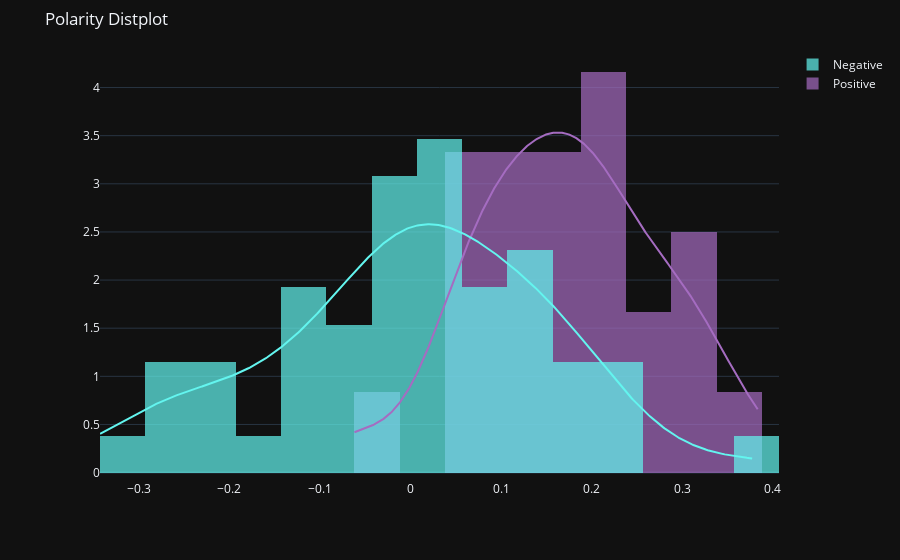

The notebook cell this image was saved under:
### Code cell
pol_1 = train_feat[train_feat['Label']==1]['Polarity'].values
pol_0 = train_feat[train_feat['Label']==0]['Polarity'].values

pol_data=[pol_1,pol_0]
group_labels=['Positive','Negative']
colors = ['#A56CC1', '#63F5EF']

fig = ff.create_distplot(pol_data, group_labels, colors=colors,
                         bin_size=.05, show_rug=False)

fig.layout.margin.update({'t':50, 'l':100})
fig['layout'].update(title='Polarity Distplot')
fig.layout.template = 'plotly_dark'

py.iplot(fig, filename='Polarity')

### Figure 1 — Plotly figure (JSON) as saved in the notebook; plotly's stock layout.template omitted (floating-point values rounded to 4 significant figures; data arrays with more than 128 entries replaced by an {"elided": "..."} marker saying what was removed)
{"data": [{"histnorm": "probability density", "legendgroup": "Positive", "marker": {"color": "#A56CC1"}, "name": "Positive", "opacity": 0.7, "type": "histogram", "x": [0.122, 0.1247, 0.3844, 0.2625, 0.207, 0.05962, 0.1887, 0.07615, -0.06163, 0.08962, 0.2969, 0.2307, 0.2989, 0.1453, 0.2078, 0.2213, 0.2976, 0.1482, 0.2193, 0.3122, 0.1708, 0.2624, 0.04195, 0.1243, 0.04995, 0.07606, 0.1039, 0.2032, 0.1534, 0.1435, 0.3472, 0.1895, 0.2705, 0.2057, 0.1911, 0.15, 0.3367, 0.04667, 0.06576, 0.1119, 0.05093, 0.1196, 0.2569, 0.3132, 0.1199, 0.1875, 0.1863, -0.0619], "xaxis": "x", "xbins": {"end": 0.3844, "size": 0.05, "start": -0.0619}, "yaxis": "y"}, {"histnorm": "probability density", "legendgroup": "Negative", "marker": {"color": "#63F5EF"}, "name": "Negative", "opacity": 0.7, "type": "histogram", "x": [-0.343, -0.02093, 0.0775, 0.1489, -0.2393, -0.2775, -0.235, 0.03255, 0.1607, 0.1659, 0.01429, -0.2132, 0.04902, -0.1346, 0.001696, -0.2909, -0.1178, 0.1643, 0.09723, -0.02727, -0.003333, 0.2327, -0.04435, 0.04507, 0.1238, 0.1512, -0.1437, -0.2482, 0.05399, 0.3788, 0.1327, 0.1488, 0.09267, -0.04455, -0.03333, 0.00786, 0.2306, -0.06603, 0.03021, -0.02798, 0.2139, -0.06021, 0.08209, -0.1271, 0.03864, -0.03588, -0.1296, -0.1313, 0.1415, 0.021, 0.06011, -0.01811], "xaxis": "x", "xbins": {"end": 0.3788, "size": 0.05, "start": -0.343}, "yaxis": "y"}, {"legendgroup": "Positive", "marker": {"color": "#A56CC1"}, "mode": "lines", "name": "Positive", "showlegend": false, "type": "scatter", "x": {"elided": "500 float values"}, "xaxis": "x", "y": {"elided": "500 float values"}, "yaxis": "y"}, {"legendgroup": "Negative", "marker": {"color": "#63F5EF"}, "mode": "lines", "name": "Negative", "showlegend": false, "type": "scatter", "x": {"elided": "500 float values"}, "xaxis": "x", "y": {"elided": "500 float values"}, "yaxis": "y"}], "layout": {"autosize": true, "barmode": "overlay", "hovermode": "closest", "legend": {"traceorder": "reversed"}, "margin": {"l": 100, "t": 50}, "title": {"text": "Polarity Distplot"}, "xaxis": {"anchor": "y2", "autorange": true, "domain": [0, 1], "range": [-0.343, 0.407], "type": "linear", "zeroline": false}, "yaxis": {"anchor": "free", "autorange": true, "domain": [0, 1], "position": 0, "range": [-0.07696, 4.39], "type": "linear"}}}
